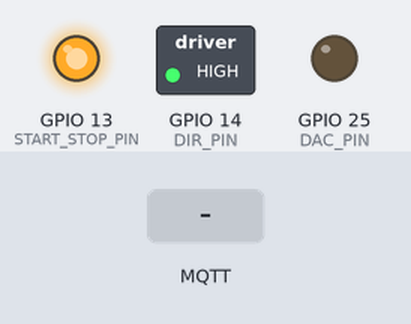
Bench run of a sketch on a simulated ESP32. Shown: switched loads named in the sketch (green lamp = pin HIGH), output pins drawn as LEDs (lit = HIGH). The inputs (shaded band) are chosen by the test bench. WiFi joins after 1.5 s; servers stay silent unless stated; random numbers use the default seed unless the sketch sets one; no MQTT or app messages arrive unless stated; what the sketch prints to the serial monitor is not drawn.

Above: at 2.7 s.
2.8 s: MQTT message "5" arrives on the first subscribed topic
At 3.8 s:
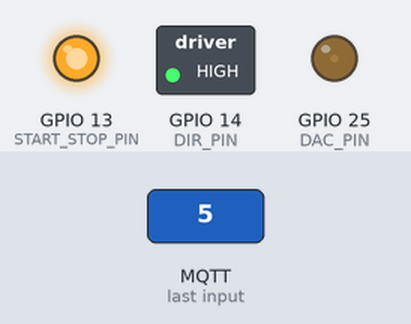
4.3 s: MQTT message "90" arrives on the first subscribed topic
At 5.0 s:
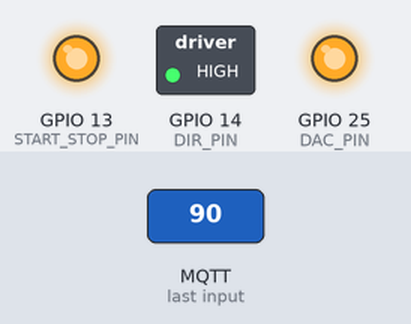
Timing chart, 0 to 7.3 s (numbered marks = the images above; inputs shaded):
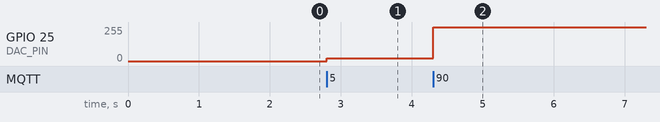

The sketch:

ESP_VFD.ino
```cpp
#define DAC_PIN 25
#define START_STOP_PIN 13
#define DIR_PIN 14

#include <WiFi.h>
#include <PubSubClient.h>

// Update these with values suitable for your network.

const char* ssid = "ADELE";
const char* password = "zucchini";
const char* mqtt_server = "broker.shiftr.io";

WiFiClient espClient;
PubSubClient client(espClient);

void setup_wifi() {

  delay(10);
  // We start by connecting to a WiFi network
  Serial.println();
  Serial.print("Connecting to ");
  Serial.println(ssid);

  WiFi.begin(ssid, password);

  while (WiFi.status() != WL_CONNECTED) {
    delay(500);
    Serial.print(".");
  }

  randomSeed(micros());

  Serial.println("");
  Serial.println("WiFi connected");
  Serial.println("IP address: ");
  Serial.println(WiFi.localIP());
}

void callback(char* topic, byte* payload, unsigned int length) {
  char tilin[5];
  Serial.print("Message arrived [");
  Serial.print(topic);
  Serial.print("] ");
  for (int i = 0; i < length; i++) {
    tilin[i]= (char)payload[i];
    Serial.print((char)payload[i]);
  }
  Serial.println();
  if(strcmp("variador",topic)==0){
    int dac_value=0;
    float volt_value=0.0;
    String msg = String(tilin);
    //Serial.println(msg);
    dac_value= (msg.toInt()*255)/60;
    volt_value=dac_value*3.3/255.0;
    Serial.print("Voltaje ESP: " );
    Serial.print(volt_value);
    Serial.print("\t\tVoltaje VFD: ");
    Serial.println(volt_value*10.0/3.3);
    dacWrite(DAC_PIN,dac_value);
    return;
  }

  if(strcmp("motor",topic)==0){
    if((char)payload[0]=='H'){
      Serial.println("***** Encendiendo Bomba *****");
      digitalWrite(START_STOP_PIN,LOW);
    }
    else{
      if((char)payload[0]=='L'){
        Serial.println("***** Parando Bomba *****");
        digitalWrite(START_STOP_PIN,HIGH);
      }
    }
    return;
  }
  if(strcmp("direction",(char*)topic)==0){
    if((char)payload[0]=='L'){
      Serial.println("***** Giro Sentido Antihorario *****");
      digitalWrite(DIR_PIN,LOW);
    }
    else{
      if((char)payload[0]=='R'){
        Serial.println("***** Giro Sentido Horario *****");
        digitalWrite(DIR_PIN,HIGH);
      }
    }
    return;
  }
}

void reconnect() {
  // Loop until we're reconnected
  while (!client.connected()) {
    Serial.print("Attempting MQTT connection...");
    // Create a random client ID
    String clientId = "ESP32Client-";
    clientId += String(random(0xffff), HEX);
    // Attempt to connect
    if (client.connect(clientId.c_str(),"33cbb1f4","48d5e98e8266d3e0")) {
      Serial.println("connected");
      // Once connected, publish an announcement...

      client.subscribe("variador");
      client.subscribe("direction");
      client.subscribe("motor");

    } else {
      Serial.print("failed, rc=");
      Serial.print(client.state());
      Serial.println(" try again in 5 seconds");
      // Wait 5 seconds before retrying
      delay(5000);
    }
  }
}

void setup() {
  Serial.begin(115200);
  pinMode(START_STOP_PIN,OUTPUT);
  pinMode(DIR_PIN,OUTPUT);
  digitalWrite(START_STOP_PIN,HIGH);
  digitalWrite(DIR_PIN,HIGH);
  setup_wifi();
  client.setServer(mqtt_server, 1883);
  client.setCallback(callback);
}

void loop() {

  if (!client.connected()) {
    reconnect();
  }
  client.loop();


}
```

Measured:
- after the input at 2.8 s, GPIO 25 (DAC_PIN): 0/255 → 21/255 at once
- after the input at 4.3 s, GPIO 25 (DAC_PIN): 21/255 → 255/255 at once
